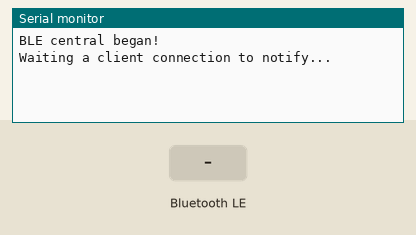
This sketch was run on a simulated ESP32-C3. On the bench: the last lines printed to the serial monitor. The inputs (shaded band) are chosen by the test bench. Nothing arrives over Bluetooth unless stated; a phone connects over Bluetooth LE 3 s after start.

Above: at 1.2 s.
1.3 s: Bluetooth LE write "1" received
At 3.18 s:
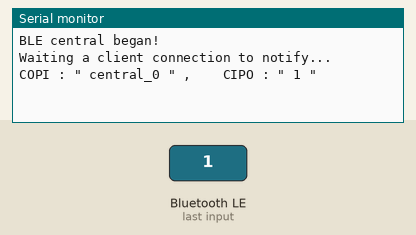
4.3 s: Bluetooth LE write "0" received
At 4.68 s:
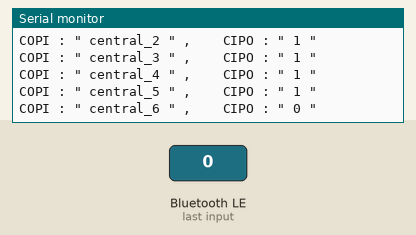
5.8 s: Bluetooth LE write "2" received
At 6.18 s:
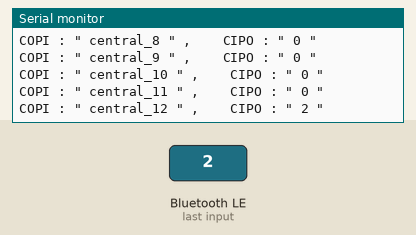
Timing chart, 0 to 8.8 s (numbered marks = the images above; inputs shaded):
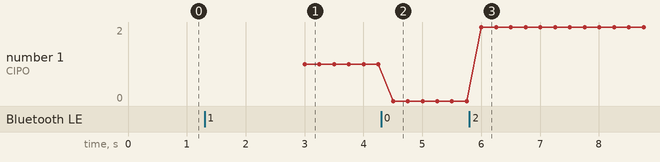

The sketch:

20240501-Central.ino
```cpp
// central = server = master

#include <BLEDevice.h>
#include <BLEServer.h>
#include <BLEUtils.h>
#include <BLE2902.h>

#include<Arduino.h>

#define CENTRAL_NAME "IOT2_ESP32C3_CENTRAL"

#define SERVICE_UUID "17acb62a-e48e-4653-a2ed-7789f7e5ecc8"
#define COPI_UUID "6b9e155c-29e3-4cc7-a82c-67a941cf2a78"  // Central out Peripheral in
#define CIPO_UUID "7076c0f6-79bb-4fc9-bcea-57cba5163d55"

bool device_connected = false;
bool previous_device_connected = false;
std::string CIPO_string;
BLEServer *server;
BLEServer *Central;
BLECharacteristic *COPI = nullptr;
BLECharacteristic *CIPO = nullptr;

// BLE接続確立時のコールバック関数
class CentralCallbacks : public BLEServerCallbacks{
  void onConnect(BLEServer *server_){
    device_connected = true;
  }

  void  onDisconnect(BLEServer * server_){
    device_connected = false;
  }
};

class CharacteristicCallbacks : public BLECharacteristicCallbacks {
  void onWrite(BLECharacteristic *characteristic_){
    std::string CIPO_string_ = characteristic_ -> getValue();
    if(CIPO_string_.length() > 0)
      CIPO_string = CIPO_string_;
  }
};

void setup() {
  Serial.begin(9600);
  Serial.println("BLE central began!\n\n");

  //BLE
  BLEDevice::init(CENTRAL_NAME);

  server = BLEDevice::createServer();
  server -> setCallbacks(new CentralCallbacks());

  BLEService *service = server -> createService(SERVICE_UUID);

  CIPO = service -> createCharacteristic(CIPO_UUID, BLECharacteristic::PROPERTY_NOTIFY);
  CIPO -> addDescriptor(new BLE2902());

  COPI = service -> createCharacteristic(COPI_UUID, BLECharacteristic::PROPERTY_WRITE);
  COPI -> setCallbacks(new CharacteristicCallbacks());

  service -> start();

  server -> getAdvertising() -> start();
  Serial.println("Waiting a client connection to notify...");
}

static std::string send_str = "message from central!";
static int count=0;
void loop() {
  if(device_connected){
    send_str = "central_" + std::to_string(count) ;
    count++;
    Serial.printf( "COPI : \" %s \" ,    CIPO : \" %s \" \n", send_str.c_str(), CIPO_string.c_str() );
    COPI -> setValue(send_str);
    COPI -> notify();
    delay(250);
  }

  if(!device_connected && previous_device_connected){
    delay(500);
    server -> startAdvertising();
    Serial.println("\nbegan advertising\n");
    previous_device_connected = device_connected;
  }

  if(device_connected && !previous_device_connected) previous_device_connected = device_connected;
}
```

Measured:
- after the input at 1.3 s, the serial monitor: prints a new line after 1.7 s (image 1)
- after the input at 4.3 s, the serial monitor: prints a new line after 0.20 s (image 2)
- after the input at 5.8 s, the serial monitor: prints a new line after 0.20 s (image 3)
